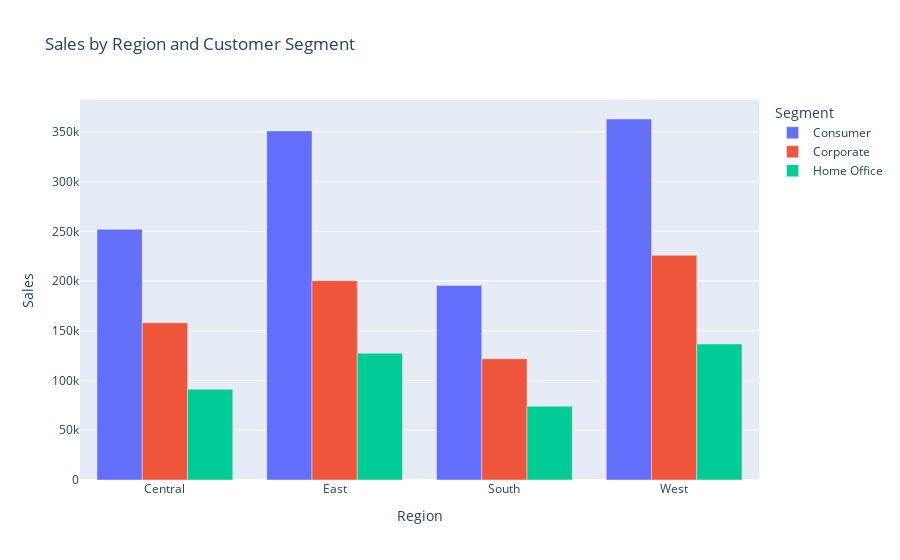

Notebook code for this chart:
### Code cell
#----------------------------------------
# Sales & Profit by Region and Segment
#----------------------------------------

region_segment = df.groupby(['Region','Segment'])[['Sales', 'Profit']].sum().reset_index()
fig = px.bar(region_segment,
             x='Region',
             y='Sales',
             color='Segment',
             title='Sales by Region and Customer Segment',
             barmode='group')
fig.write_image('../visuals/Sales_by_region.png')
fig.show()

### Figure 1 — Plotly figure (JSON) as saved in the notebook; plotly's stock layout.template omitted (floating-point values rounded to 4 significant figures)
{"data": [{"alignmentgroup": "True", "hovertemplate": "Segment=Consumer<br>Region=%{x}<br>Sales=%{y}<extra></extra>", "legendgroup": "Consumer", "marker": {"color": "#636efa", "pattern": {"shape": ""}}, "name": "Consumer", "offsetgroup": "Consumer", "orientation": "v", "showlegend": true, "textposition": "auto", "type": "bar", "x": ["Central", "East", "South", "West"], "xaxis": "x", "y": [252000.0, 350900.0, 195600.0, 362900.0], "yaxis": "y"}, {"alignmentgroup": "True", "hovertemplate": "Segment=Corporate<br>Region=%{x}<br>Sales=%{y}<extra></extra>", "legendgroup": "Corporate", "marker": {"color": "#EF553B", "pattern": {"shape": ""}}, "name": "Corporate", "offsetgroup": "Corporate", "orientation": "v", "showlegend": true, "textposition": "auto", "type": "bar", "x": ["Central", "East", "South", "West"], "xaxis": "x", "y": [158000.0, 200400.0, 121900.0, 225900.0], "yaxis": "y"}, {"alignmentgroup": "True", "hovertemplate": "Segment=Home Office<br>Region=%{x}<br>Sales=%{y}<extra></extra>", "legendgroup": "Home Office", "marker": {"color": "#00cc96", "pattern": {"shape": ""}}, "name": "Home Office", "offsetgroup": "Home Office", "orientation": "v", "showlegend": true, "textposition": "auto", "type": "bar", "x": ["Central", "East", "South", "West"], "xaxis": "x", "y": [91210.0, 127500.0, 74260.0, 136700.0], "yaxis": "y"}], "layout": {"barmode": "group", "legend": {"title": {"text": "Segment"}, "tracegroupgap": 0}, "title": {"text": "Sales by Region and Customer Segment"}, "xaxis": {"anchor": "y", "domain": [0, 1], "title": {"text": "Region"}}, "yaxis": {"anchor": "x", "domain": [0, 1], "title": {"text": "Sales"}}}}
